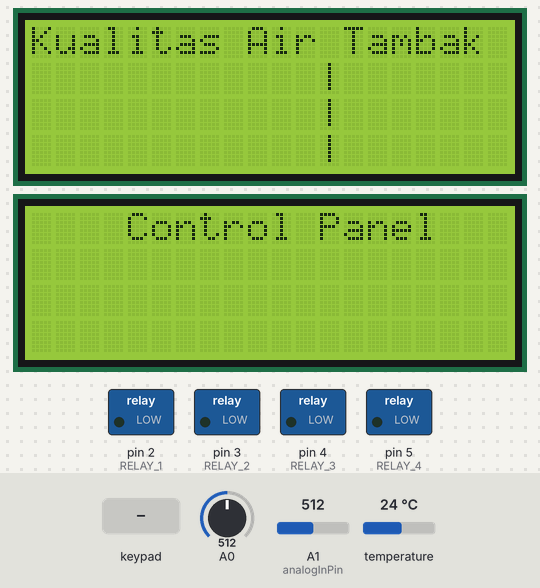
Recording of a sketch running on a simulated Arduino Mega 2560, built with avr-gcc and run on an emulated ATmega2560. Shown: 2 × 20×4 character LCD, switched loads named in the sketch (green lamp = pin HIGH). The inputs (shaded band) are chosen by the test bench; at power-on: A0 = 512, temperature 24 °C, A1 (analogInPin) = 512. WiFi joins after 1.5 s; servers stay silent unless stated; what the sketch prints to the serial monitor is not drawn.

Above: at 6.4 s.
6.5 s: A0 set to 597
At 8.8 s:
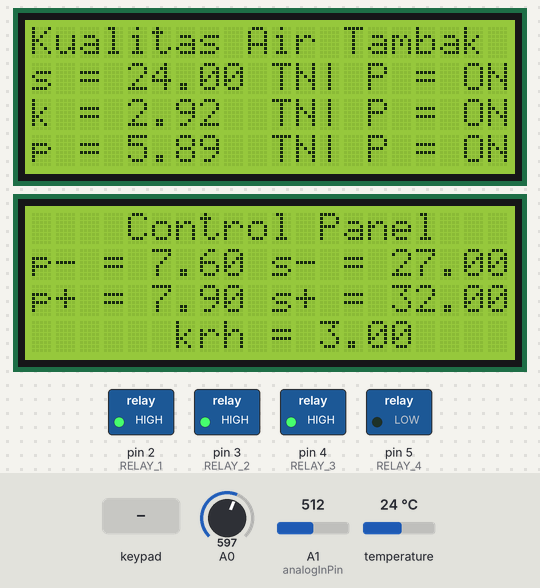
9.8 s: A0 set to 627
At 12.0 s:
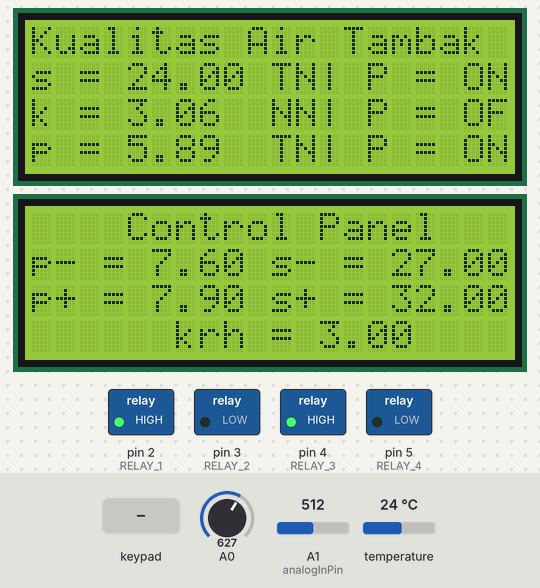
13.0 s: temperature set to 26.3 °C
At 15.3 s:
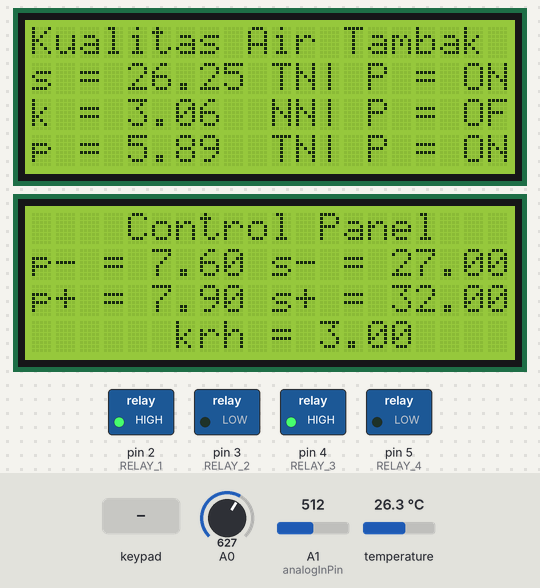
16.1 s: temperature set to 27.3 °C
At 18.7 s:
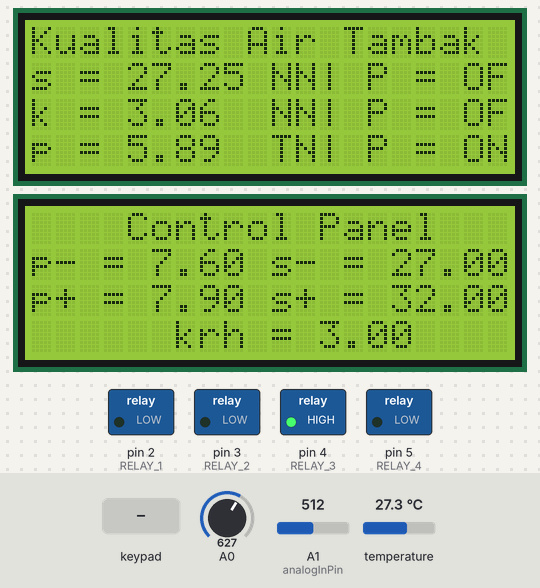
19.4 s: key 'A' pressed
At 22.0 s:
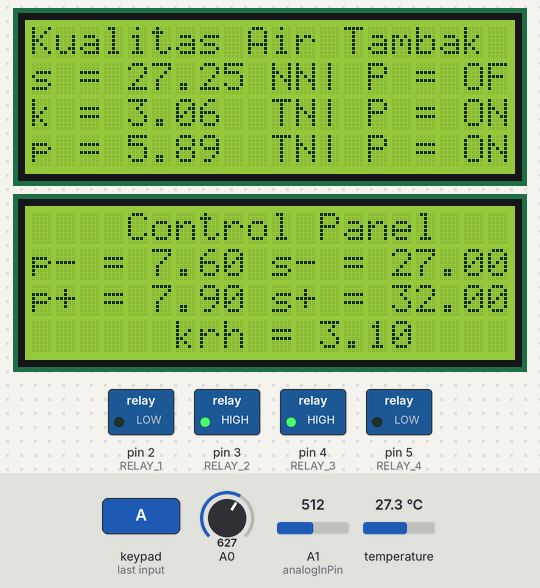
22.5 s: A1 (analogInPin) set to 716
At 24.8 s:
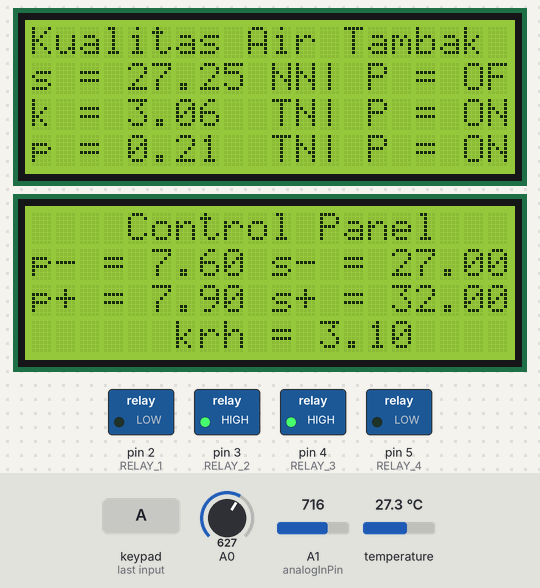
Timing chart, 0 to 26.3 s (numbered marks = the images above; inputs shaded):
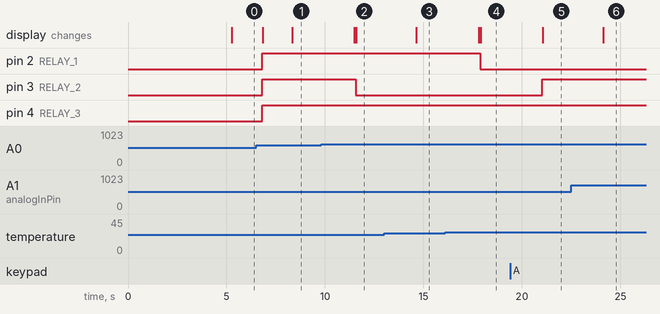

Measured:
- the behaviour switches between 614 and 615 on A0 (found by bisection; images 1 and 2)
- the behaviour switches between 26.9 and 27 °C on temperature (found by bisection; images 3 and 4)
- after the input at 6.5 s, the display: first differs from a run without the input after 1.8 s (image 1)
- after the input at 9.8 s, pin 3 (RELAY_2): HIGH → LOW after 1.8 s; the display: first changes after 1.7 s (image 2 shows a later state)
- after the input at 13.0 s, the display: changes after 1.6 s (image 3)
- after the input at 16.1 s, pin 2 (RELAY_1): HIGH → LOW after 1.8 s; the display: first changes after 1.7 s (image 4 shows a later state)
- after the input at 19.4 s, pin 3 (RELAY_2): LOW → HIGH after 1.6 s; the display: changes after 1.7 s (image 5)
- after the input at 22.5 s, the display: changes after 1.6 s (image 6)

The sketch:

paket_kompilit_modif2.ino
```cpp
#include <SPI.h>
#include <OneWire.h>
#include <DallasTemperature.h>
#include <LiquidCrystal_I2C.h>
#include <Keypad.h>
#include <Ethernet.h>
LiquidCrystal_I2C lcd(0x27,20,4);
LiquidCrystal_I2C lcd1(0x23,20,4);

byte mac[] = {0xDE, 0xAD, 0xBE, 0xEF, 0xFE, 0xED };
IPAddress ip(192,168,1,2);
char server[] = "192.168.1.1";
EthernetClient client;


//untuk keypad
const byte numRows= 4; //baris pada keypad
const byte numCols= 4; //Kolom pada keypad
char keymap[numRows][numCols]=
{
{'1', '2', '3', 'A'},
{'4', '5', '6', 'B'},
{'7', '8', '9', 'C'},
{'*', '0', '#', 'D'}
};
byte rowPins[numRows]= {39,41,43,45};
byte colPins[numCols]= {47,49,51,53};
Keypad myKeypad= Keypad(makeKeymap(keymap), rowPins, colPins, numRows, numCols);
boolean presentValue = false;

//define relay
#define RELAY_ON 0 //relay off
#define RELAY_OFF 1 //relay off
#define RELAY_1  2   // pin yang digunakan yaitu pin 2
#define RELAY_2  3   // pin yang digunakan yaitu pin 3
#define RELAY_3  4   // pin yang digunakan yaitu pin 4
#define RELAY_4  5   // pin yang digunakan yaitu pin 5

//define ph
const int analogInPin = A1;
int sensorValue = 0;
unsigned long int avgValue;
float b;
int buf[10],temp;


//untuk buzzer
int buzzer=13;


//untuk suhu
int temp_sensor = 6;
float temperature = 0;    //Variable to store the temperature in
float lowerLimit = 27.0;      //define the lower threshold for the temperature
float upperLimit = 32.0;      //define the upper threshold for the temperature

//untuk ph
float minph = 7.6;
float maxph = 7.9;
float pHValue=0;

//untuk kekeruhan
float voltage1 = 0;
float keruh=3.0;

OneWire ourWire(temp_sensor);
DallasTemperature sensors(&ourWire);
long previousMillis = 0;
long interval = 1000;

void setup()
{
sensors.begin();


//untuk lcd
lcd.init();                      // initialize the lcd
lcd1.init();
lcd.backlight();
lcd1.backlight();
lcd1.setCursor(3,0);
lcd1.print("WELCOME");
lcd.setCursor(0,0);
lcd.print("PROTOTIPE MONITORING");
lcd.setCursor(0,1);
lcd.print("KUALITAS AIR TAMBAK");
lcd.setCursor(3,2);
lcd.print("IKAN KERAPU");
lcd.setCursor(1,3);
lcd.print("BERBASIS ARDUINO");
delay(5000);
lcd.clear();
lcd1.clear();

Serial.begin(9600);

//delay(1000);

pinMode(RELAY_1, OUTPUT);
digitalWrite(RELAY_1, RELAY_ON);
pinMode(RELAY_2, OUTPUT);
digitalWrite(RELAY_2, RELAY_ON);
pinMode(RELAY_3, OUTPUT);
digitalWrite(RELAY_3, RELAY_ON);
pinMode(RELAY_4, OUTPUT);
digitalWrite(RELAY_4, RELAY_ON);
//delay(1000);
Ethernet.begin(mac, ip);
lcd.setCursor(0,0);
lcd.print("Kualitas Air Tambak");
lcd.setCursor(12,1);
lcd.print("|");
lcd.setCursor(12,2);
lcd.print("|");
lcd.setCursor(12,3);
lcd.print("|");
lcd1.setCursor(4,0);
lcd1.print("Control Panel");

}


void loop()
{
  unsigned long currentMillis = millis();
  if(currentMillis - previousMillis > interval) {
  previousMillis = currentMillis;

  sensors.requestTemperatures();
  temperature = sensors.getTempCByIndex(0);
  if (client.connect(server, 80)) {
    client.print("GET /data/write_data_suhu.php?"); // This
    client.print("value="); // This
    client.print(temperature); // And this is what we did in the testing section above. We are making a GET request just like we would from our browser but now with live data from the sensor
    client.println(" HTTP/1.1"); // Part of the GET request
    client.println("Host: 192.168.1.1"); // IMPORTANT: If you are using XAMPP you will have to find out the IP address of your computer and put it here (it is explained in previous article). If you have a web page, enter its address (ie.Host: "www.yourwebpage.com")
    client.println("Connection: close"); // Part of the GET request telling the server that we are over transmitting the message
    client.stop();    // Closing connection to server
  }else{Serial.print ("salah");}


  //cek kondisi kekeruhan
  int sensorValue = analogRead(A0);// read the input on analog pin 0:
  float voltage1 = sensorValue * (5.0 / 1024.0); // Convert the analog reading (which goes from 0 - 1023) to a voltage (0 - 5V):
   if (client.connect(server, 80)) {
    client.print("GET /data/write_data_kekeruhan.php?"); // This
    client.print("value="); // This
    client.print(voltage1); // And this is what we did in the testing section above. We are making a GET request just like we would from our browser but now with live data from the sensor
    client.println(" HTTP/1.1"); // Part of the GET request
    client.println("Host: 192.168.1.1"); // IMPORTANT: If you are using XAMPP you will have to find out the IP address of your computer and put it here (it is explained in previous article). If you have a web page, enter its address (ie.Host: "www.yourwebpage.com")
    client.println("Connection: close"); // Part of the GET request telling the server that we are over transmitting the message
    client.stop();    // Closing connection to server
  }else{Serial.print ("salah");}

  //cek kondisi ph
    for(int i=0;i<10;i++) {
      buf[i]=analogRead(analogInPin);
      delay(10);
     }
        for(int i=0;i<9;i++)
        {
          for(int j=i+1;j<10;j++)
            {
              if(buf[i]>buf[j])
                {
                  temp=buf[i];
                  buf[i]=buf[j];
                  buf[j]=temp;
                }
            }
        }
    avgValue=0;
    for(int i=2;i<8;i++)
    avgValue+=buf[i];
    float pHVol=(float)avgValue*5.0/1024/6;
    pHValue = -5.70 * pHVol + 21.34 - 1.2;
     if (client.connect(server, 80)) {
    client.print("GET /data/write_data_ph.php?"); // This
    client.print("value="); // This
    client.print(pHValue); // And this is what we did in the testing section above. We are making a GET request just like we would from our browser but now with live data from the sensor
    client.println(" HTTP/1.1"); // Part of the GET request
    client.println("Host: 192.168.1.1"); // IMPORTANT: If you are using XAMPP you will have to find out the IP address of your computer and put it here (it is explained in previous article). If you have a web page, enter its address (ie.Host: "www.yourwebpage.com")
    client.println("Connection: close"); // Part of the GET request telling the server that we are over transmitting the message
    client.stop();    // Closing connection to server
  }else{Serial.print ("salah");}

   //cetak di lcd
    lcd.setCursor(0,1);
    lcd.print("s = ");
    lcd.print(temperature);
    lcd.setCursor(0,2);
    lcd.print("k = ");
    lcd.print(voltage1);
    lcd.setCursor(0,3);
    lcd.print("p = ");
    lcd.print(pHValue);

   //cetak lcd1
    lcd1.setCursor (0,1);
    lcd1.print("p- = ");
    lcd1.setCursor (5,1);
    lcd1.print(minph);
    lcd1.setCursor (0,2);
    lcd1.print("p+ = ");
    lcd1.setCursor (5,2);
    lcd1.print(maxph);
    lcd1.setCursor (10,1);
    lcd1.print("s- = ");
    lcd1.setCursor (15,1);
    lcd1.print(lowerLimit);
    lcd1.setCursor (10,2);
    lcd1.print("s+ = ");
    lcd1.setCursor (15,2);
    lcd1.print(upperLimit);
    lcd1.setCursor (6,3);
    lcd1.print("krh = ");
    lcd1.setCursor (12,3);
    lcd1.print(keruh);


    if(temperature < lowerLimit){
    digitalWrite(RELAY_1, RELAY_OFF);
    lcd.setCursor(10,1);
    lcd.print("TN");
    lcd.setCursor(14,1);
    lcd.print("P = ON");
    }else
  if(temperature >= lowerLimit && temperature <= upperLimit){
    digitalWrite(RELAY_1, RELAY_ON);
    lcd.setCursor(10,1);
    lcd.print("N");
    lcd.setCursor(14,1);
    lcd.print("P = OF");
    }else
  if(temperature > upperLimit){
  digitalWrite(RELAY_1, RELAY_OFF);
    lcd.setCursor(10,1);
    lcd.print("TN");
    lcd.setCursor(14,1);
    lcd.print("P = ON");
 }

 //penentuan aksi kekeruhan
 if(voltage1 < keruh){
    digitalWrite(RELAY_2, RELAY_OFF);
    lcd.setCursor(10,2);
    lcd.print("TN");
    lcd.setCursor(14,2);
    lcd.print("P = ON");
    }else {
    digitalWrite(RELAY_2, RELAY_ON);
    lcd.setCursor(10,2);
    lcd.print("N");
    lcd.setCursor(14,2);
    lcd.print("P = OF");
 }

  //penentuan aksi pH
  if(pHValue < minph){
    digitalWrite(RELAY_3, RELAY_OFF);
    lcd.setCursor(10,3);
    lcd.print("TN");
    lcd.setCursor(14,3);
    lcd.print("P = ON");
    //buzpend();
    }else
  if(pHValue >= minph && pHValue <= maxph){
    digitalWrite(RELAY_3, RELAY_ON);
    lcd.setCursor(10,3);
    lcd.print("N");
    lcd.setCursor(14,3);
    lcd.print("P = OF");
    }else
  if(temperature > maxph){
    digitalWrite(RELAY_3, RELAY_OFF);
    lcd.setCursor(10,3);
    lcd.print("TN");
    lcd.setCursor(14,3);
    lcd.print("P = ON");
 }

  char key = myKeypad.getKey();
  if (key != NO_KEY && (key=='1')){
    if (presentValue != true){
    lowerLimit = lowerLimit - 0.1;
    Serial.println(lowerLimit);
    }
  }else if (key != NO_KEY && (key=='2')){
    if (presentValue != true){
    lowerLimit = lowerLimit + 0.1;
    Serial.println(lowerLimit);
    }
  }
  else if (key != NO_KEY && (key=='4')){
    if (presentValue != true){
    upperLimit = upperLimit - 0.1;
    Serial.println(upperLimit);
    }
  }
  else if (key != NO_KEY && (key=='5')){
    if (presentValue != true){
    upperLimit = upperLimit + 0.1;
    Serial.println(upperLimit);
    }
  }
  else if (key != NO_KEY && (key=='7')){
    if (presentValue != true){
    minph = minph - 0.1;
    Serial.println(minph);
    }
  }
   else if (key != NO_KEY && (key=='8')){
    if (presentValue != true){
    minph = minph + 0.1;
    Serial.println(minph);
    }
  }
   else if (key != NO_KEY && (key=='*')){
    if (presentValue != true){
    maxph = maxph - 0.1;
    Serial.println(maxph);
    }
  }
   else if (key != NO_KEY && (key=='0')){
    if (presentValue != true){
    maxph = maxph + 0.1;
    Serial.println(maxph);
    }
  }
   else if (key != NO_KEY && (key=='3')){
    if (keruh != true){
    keruh = keruh - 0.1;
    Serial.println(keruh);
    }
  }
   else if (key != NO_KEY && (key=='A')){
    if (keruh != true){
    keruh = keruh + 0.1;
    Serial.println(keruh);
    }
  }

 }
}
```
